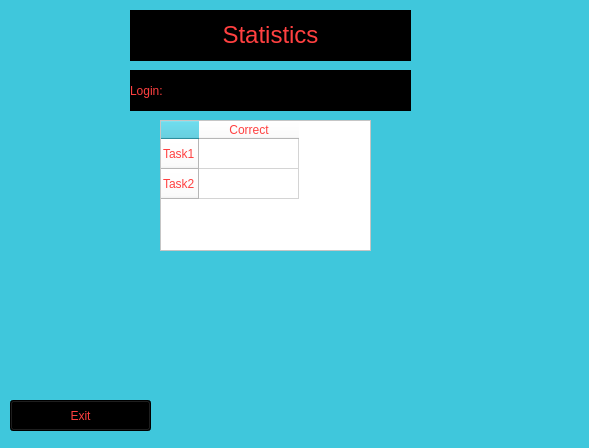
<?xml version="1.0" encoding="UTF-8"?>
<ui version="4.0">
 <class>Result_client</class>
 <widget class="QWidget" name="Result_client">
  <property name="geometry">
   <rect>
    <x>0</x>
    <y>0</y>
    <width>589</width>
    <height>448</height>
   </rect>
  </property>
  <property name="windowTitle">
   <string>Form</string>
  </property>
  <property name="styleSheet">
   <string notr="true">background-color: rgb(63, 199, 220);</string>
  </property>
  <widget class="QPushButton" name="pushButton_exit_result">
   <property name="geometry">
    <rect>
     <x>10</x>
     <y>400</y>
     <width>141</width>
     <height>31</height>
    </rect>
   </property>
   <property name="styleSheet">
    <string notr="true">font: 700 14pt &quot;Times New Roman&quot;;
color: rgb(255, 64, 64);
background-color: rgb(0, 0, 0);
selection-color: rgb(255, 43, 75);

</string>
   </property>
   <property name="text">
    <string>Exit</string>
   </property>
  </widget>
  <widget class="QTableWidget" name="tableWidget_Stat">
   <property name="geometry">
    <rect>
     <x>160</x>
     <y>120</y>
     <width>211</width>
     <height>131</height>
    </rect>
   </property>
   <property name="styleSheet">
    <string notr="true">font: 700 18pt &quot;Times New Roman&quot;;
color: rgb(255, 64, 64);
background-color: rgb(255, 255, 255);</string>
   </property>
   <row>
    <property name="text">
     <string>Task1</string>
    </property>
   </row>
   <row>
    <property name="text">
     <string>Task2</string>
    </property>
   </row>
   <column>
    <property name="text">
     <string>Correct</string>
    </property>
   </column>
  </widget>
  <widget class="QLabel" name="label">
   <property name="geometry">
    <rect>
     <x>130</x>
     <y>10</y>
     <width>281</width>
     <height>51</height>
    </rect>
   </property>
   <property name="layoutDirection">
    <enum>Qt::LeftToRight</enum>
   </property>
   <property name="styleSheet">
    <string notr="true">font: 700 14pt &quot;Times New Roman&quot;;
color: rgb(255, 64, 64);
background-color: rgb(0, 0, 0);</string>
   </property>
   <property name="text">
    <string>&lt;html&gt;&lt;head/&gt;&lt;body&gt;&lt;p align=&quot;center&quot;&gt;&lt;span style=&quot; font-size:18pt;&quot;&gt;Statistics&lt;/span&gt;&lt;/p&gt;&lt;/body&gt;&lt;/html&gt;</string>
   </property>
  </widget>
  <widget class="QLabel" name="label1">
   <property name="geometry">
    <rect>
     <x>130</x>
     <y>70</y>
     <width>71</width>
     <height>41</height>
    </rect>
   </property>
   <property name="styleSheet">
    <string notr="true">font: 700 14pt &quot;Times New Roman&quot;;
color: rgb(255, 64, 64);
background-color: rgb(0, 0, 0);
</string>
   </property>
   <property name="text">
    <string>Login:</string>
   </property>
  </widget>
  <widget class="QLabel" name="label_login">
   <property name="geometry">
    <rect>
     <x>200</x>
     <y>70</y>
     <width>211</width>
     <height>41</height>
    </rect>
   </property>
   <property name="styleSheet">
    <string notr="true">font: 700 14pt &quot;Times New Roman&quot;;
color: rgb(255, 64, 64);
background-color: rgb(0, 0, 0);
</string>
   </property>
   <property name="text">
    <string/>
   </property>
  </widget>
 </widget>
 <resources/>
 <connections/>
</ui>
